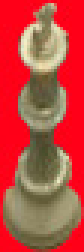
#> input picture templates/Rey.jpg, 28 x 84 px, given in place of 6c3885243bde5af2_jpg.rf.92bd5a7bb83cb5d8639db85d02fe7511.jpg, which was not available (shown 3 times larger)
$ python 2.py
#> lines starting #> are read from the running program, lines starting #| are printed output that depends on the picture; pictures that were not available may be replaced by others from this repository, and a replacement may not be noted
import matplotlib.pyplot as plt
import numpy as np
import cv2

img = cv2.cvtColor(cv2.imread("../train/1b4ccdf7d5ff45dc6c3885243bde5af2_jpg.rf.92bd5a7bb83cb5d8639db85d02fe7511.jpg"), cv2.COLOR_BGR2RGB)

template = cv2.cvtColor(cv2.imread("../templates/whiteKing.jpg"), cv2.COLOR_BGR2RGB)
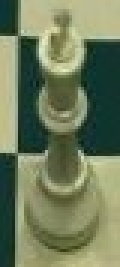
#> input picture templates/whiteKing.jpg, 40 x 89 px (shown 3 times larger)

print("Template Shape: ", template.shape)
#| Template Shape:  (89, 40, 3)

mapa = cv2.matchTemplate(img, template, cv2.TM_CCOEFF)

h, w = template.shape[:-1]
#> h = 89; w = 40


maxValue = max(mapa.flatten())
#> maxValue = 4182262.5
loc = np.where( mapa >= maxValue-5)
#> loc = ([1], [6])

for i in range(0, len(loc), 2):
    print("Point:", loc[i][0], loc[i+1][0])
    cv2.rectangle(img, (loc[i+1][0], loc[i][0]), (loc[i+1][0]+w, loc[i][0]+h), (0, 0, 255), 2)
#> this loop made 1 pass
#| Point: 1 6
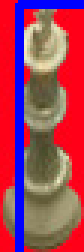
#> img: shape (84, 28, 3) (shown 3 times larger); mean R, G, B 164.7, 64.7, 90.1

fig, (p1, p2, p3) = plt.subplots(1, 3)
p1.imshow(img)
p2.imshow(template)
p3.imshow(mapa, cmap="gray")

plt.show()
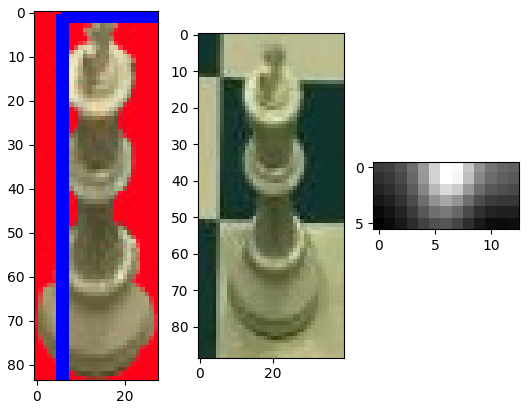
#> figure drawn by matplotlib, 3 panels
